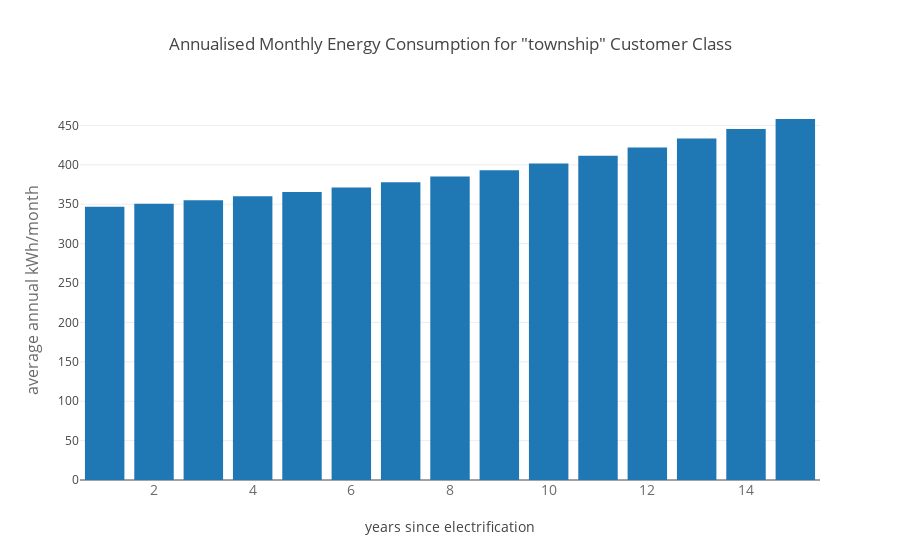
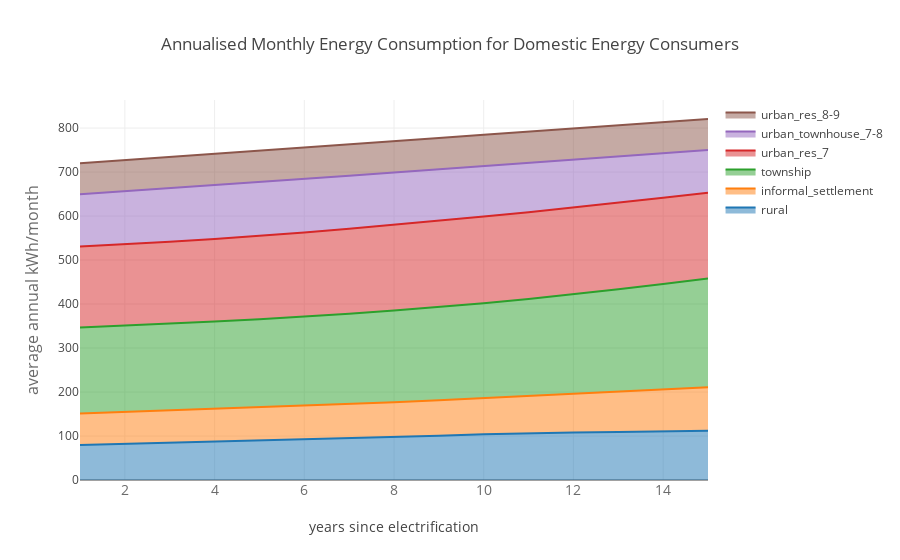

Notebook code cell kept with these figures, in order:
### Code cell
emp.plotClassSummary('township')
emp.plotAllSummaries()

### Figure 1 — Plotly figure (JSON) as saved in the notebook; plotly's stock layout.template omitted (floating-point values rounded to 4 significant figures)
{"data": [{"name": "township", "type": "bar", "x": [1, 2, 3, 4, 5, 6, 7, 8, 9, 10, 11, 12, 13, 14, 15], "y": [346.7, 350.6, 355.1, 360.0, 365.4, 371.4, 378.0, 385.2, 393.1, 401.8, 411.5, 422.1, 433.4, 445.5, 458.2]}], "layout": {"title": "Annualised Monthly Energy Consumption for \"township\" Customer Class", "xaxis": {"tickfont": {"color": "rgb(107, 107, 107)", "size": 14}, "title": "years since electrification"}, "yaxis": {"title": "average annual kWh/month", "titlefont": {"color": "rgb(107, 107, 107)", "size": 16}}}}

### Figure 2 — Plotly figure (JSON) as saved in the notebook; plotly's stock layout.template omitted (floating-point values rounded to 4 significant figures)
{"data": [{"fill": "tonexty", "mode": "lines", "name": "rural", "type": "scatter", "x": [1, 2, 3, 4, 5, 6, 7, 8, 9, 10, 11, 12, 13, 14, 15], "y": [79.66, 82.21, 84.31, 86.5, 89.34, 92.19, 94.54, 97.09, 100.6, 104.1, 106.4, 108.0, 109.2, 110.3, 111.7]}, {"fill": "tonexty", "mode": "lines", "name": "informal_settlement", "type": "scatter", "x": [1, 2, 3, 4, 5, 6, 7, 8, 9, 10, 11, 12, 13, 14, 15], "y": [151.1, 154.5, 158.2, 161.8, 165.3, 168.8, 172.6, 176.7, 181.2, 186.1, 191.3, 196.7, 201.9, 206.6, 210.6]}, {"fill": "tonexty", "mode": "lines", "name": "township", "type": "scatter", "x": [1, 2, 3, 4, 5, 6, 7, 8, 9, 10, 11, 12, 13, 14, 15], "y": [346.7, 350.6, 355.1, 360.0, 365.4, 371.4, 378.0, 385.2, 393.1, 401.8, 411.5, 422.1, 433.4, 445.5, 458.2]}, {"fill": "tonexty", "mode": "lines", "name": "urban_res_7", "type": "scatter", "x": [1, 2, 3, 4, 5, 6, 7, 8, 9, 10, 11, 12, 13, 14, 15], "y": [530.8, 535.8, 541.6, 548.0, 555.0, 562.7, 570.9, 579.7, 589.0, 598.7, 608.9, 619.4, 630.3, 641.6, 653.1]}, {"fill": "tonexty", "mode": "lines", "name": "urban_townhouse_7-8", "type": "scatter", "x": [1, 2, 3, 4, 5, 6, 7, 8, 9, 10, 11, 12, 13, 14, 15], "y": [649.4, 656.2, 663.1, 670.1, 677.2, 684.3, 691.6, 698.9, 706.2, 713.5, 720.9, 728.2, 735.5, 742.7, 749.9]}, {"fill": "tonexty", "mode": "lines", "name": "urban_res_8-9", "type": "scatter", "x": [1, 2, 3, 4, 5, 6, 7, 8, 9, 10, 11, 12, 13, 14, 15], "y": [719.9, 726.9, 734.0, 741.1, 748.3, 755.6, 762.8, 770.1, 777.4, 784.7, 792.0, 799.2, 806.4, 813.5, 820.6]}], "layout": {"title": "Annualised Monthly Energy Consumption for Domestic Energy Consumers", "xaxis": {"tickfont": {"color": "rgb(107, 107, 107)", "size": 14}, "title": "years since electrification"}, "yaxis": {"title": "average annual kWh/month", "titlefont": {"color": "rgb(107, 107, 107)", "size": 16}}}}
